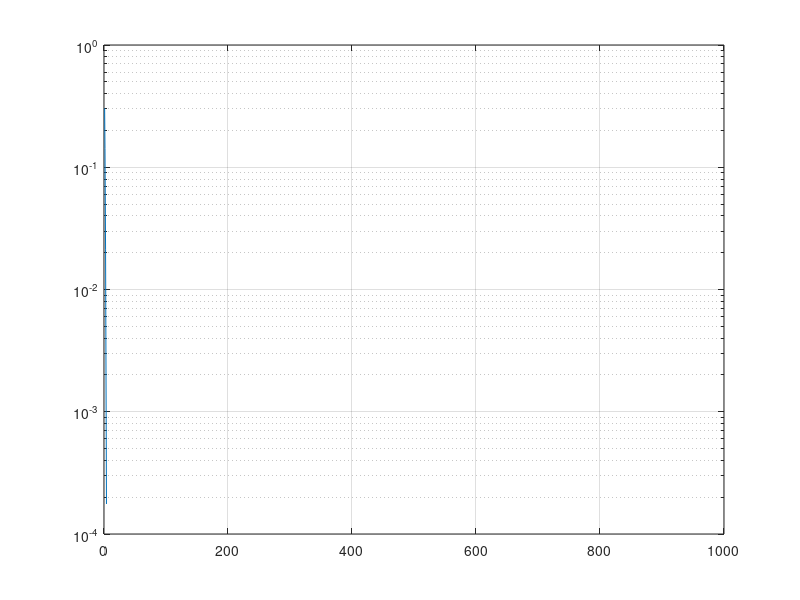

Recreate this plot in MATLAB. (Note: this script raises an error after producing the figure.)
pkg load communications

numberOfBits = 1e6;

SNR = 10.^( (0:2:31) ./10);
BER = [];

%Generate random binary data vector
binary_data = randi([0 1] , 1 , numberOfBits);

OOK = binary_data;
PRK = (2 * binary_data) - 1;

for i = numberOfBits
    FSK(i) = (binary_data(i) == 0) * 1 + (binary_data(i) == 1) * (0 + 1i);
end

for i = 1 : 16
	%Power
	pow_ = mean(binary_data.^2);
	%Noise
	noise = (sqrt(pow_./(2 * SNR(i)) * (randn(size(binary_data)) +1j * randn(size(binary_data)))));
	%Add some noise to generated bits
 	Rx = noise + binary_data;
 	%Decide whether the Rx_sequence is ‘1’ or ‘0’
 	result = (Rx >= 0.5);
	%Compare the original bits with the detected bits.
    	[err,ratio] = biterr(binary_data,result);
	%Save the probability of error of each SNR in matrix , BER
	BER = [BER ratio];
end

semilogy(SNR,BER);                                                    
grid on;

BER = [];
for i = 1 : 16
	%Power
	pow_ = mean(PRK.^2);
	%Noise
	noise = sqrt(pow_./(2 * SNR(i)) * (randn(size(PRK)) + 1j * randn(size(PRK))));
	%Add some noise to generated bits
 	Rx = noise + PRK;
 	%Decide whether the Rx_sequence is ‘1’ or ‘0’
 	result = (Rx >= 0.5);
	%Compare the original bits with the detected bits.
    	[err,ratio] = biterr(binary_data,result);
	%Save the probability of error of each SNR in matrix , BER
	BER = [BER err_ratio];
end

semilogy(SNR,BER);                                                    
grid on;

BER = [];

for i = 1 : 16
    %Power
	pow_ = mean(abs(FSK).^2);
	%Noise
	noise = sqrt(pt2./(2*SNR(i))*(randn(size(FSK))+1j*randn(size(FSK))));
	%Add some noise to generated bits
 	Rx = noise + FSK;
 	%Decide whether the Rx_sequence is ‘1’ or ‘0’
 	A_ = gt(imag(Rx2),real(Rx2));
	%Compare the original bits with the detected bits.
    	B_ = xor(A_,binary_data)
	%Save the probability of error of each SNR in matrix , BER
	C_(i) = sum(B_,2);
end
BER_= C_ ./ 1e6;
hold on;
semilogy((0 : 2 : 31),BER_);
QAM = 0.25 * (2 * erfc(sqrt(2 * SNR/5)) + erfc(3 * sqrt(2 * SNR/5)) + erfc(5 * sqrt(2 * SNR/5)))

semilogy((0 : 2 : 31),QAM)